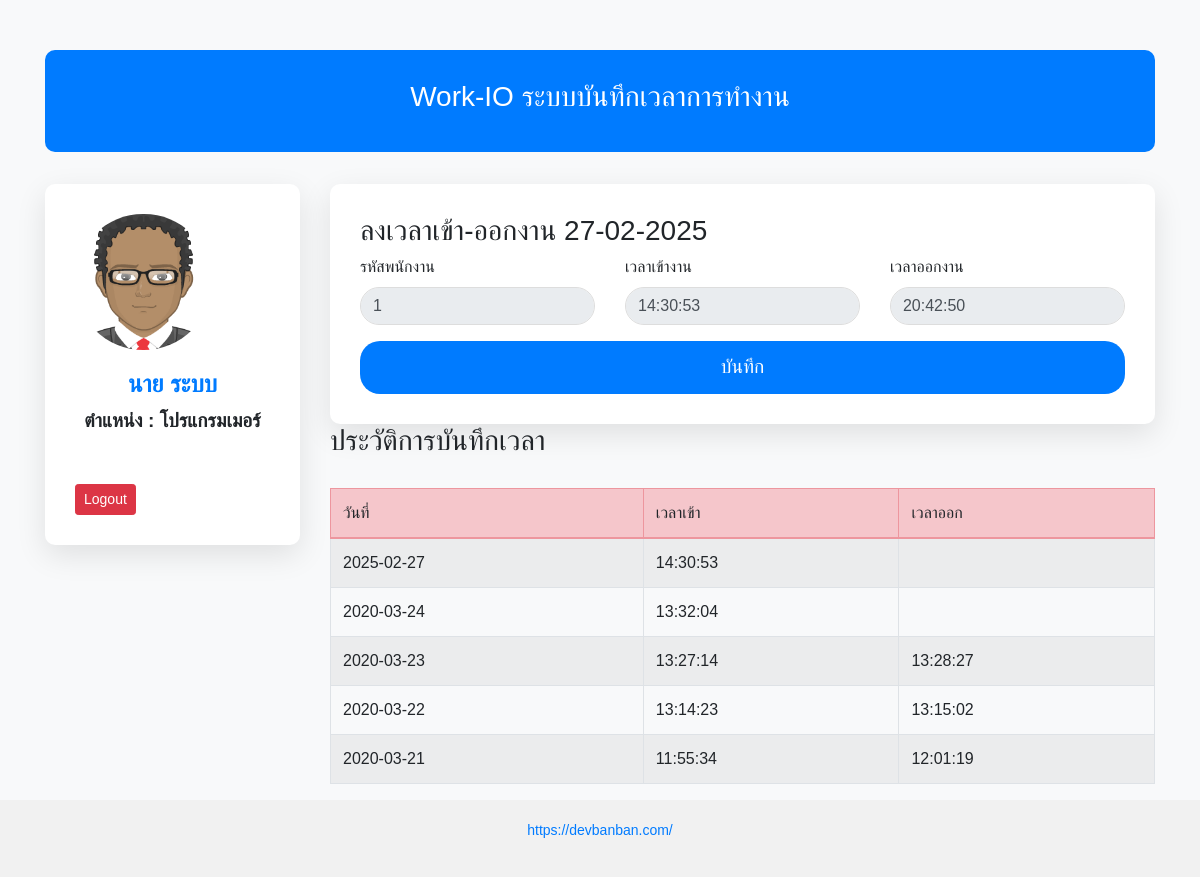
Page /profile.php (signed in) on the committed database.
### tables this page shows
CREATE TABLE `tbl_emp` (
  `m_id` int(11) NOT NULL,
  `m_username` varchar(50) NOT NULL,
  `m_password` varchar(50) NOT NULL,
  `m_firstname` varchar(50) NOT NULL,
  `m_name` varchar(100) NOT NULL,
  `m_lastname` varchar(100) NOT NULL,
  `m_position` varchar(100) NOT NULL,
  `m_img` varchar(100) DEFAULT NULL,
  `m_phone` varchar(20) NOT NULL,
  `m_email` varchar(50) NOT NULL,
  `m_level` varchar(10) NOT NULL,
  `m_datesave` timestamp NOT NULL DEFAULT current_timestamp()
);

CREATE TABLE `tbl_work_io` (
  `id` int(11) NOT NULL,
  `m_id` int(11) NOT NULL COMMENT 'ไอดี พนง.',
  `workdate` date NOT NULL,
  `workin` time NOT NULL,
  `workout` time DEFAULT NULL
);

### profile.php (the view, shortened to what this page needs)
<?php
include('condb.php');
$m_id = $_SESSION['m_id'];
$queryemp = "SELECT * FROM tbl_emp WHERE m_id=$m_id";
$resultm = mysqli_query($condb, $queryemp) or die ("Error in query: $queryemp " . mysqli_error($condb));
$rowm = mysqli_fetch_array($resultm);
$timenow = date('H:i:s');
$datenow = date('Y-m-d');
$queryworkio = "SELECT MAX(workdate) as lastdate, workin, workout FROM tbl_work_io WHERE m_id=$m_id AND workdate='$datenow' ";
$resultio = mysqli_query($condb, $queryworkio) or die ("Error in query: $queryworkio " . mysqli_error($condb));
$rowio = mysqli_fetch_array($resultio);
?>
<!doctype html>
<html lang="en">
  <head>
    <link rel="stylesheet" href="https://stackpath.bootstrapcdn.com/bootstrap/4.4.1/css/bootstrap.min.css">
  </head>
  <body>
    <div class="container">
      <div class="row">
        <div class="col-12">
          <div class="jumbotron">
            <h3>Work-IO ระบบบันทึกเวลาการทำงาน</h3>
          </div>
        </div>
      </div>
      <div class="row">
        <div class="col-md-3 col-sm-12">
          <div class="profile">
            <img src="<?php echo $rowm['m_img'];?>" alt="Profile Picture">
            <h4><?php echo $rowm['m_firstname'].' '.$rowm['m_lastname']; ?></h4>
            <b>ตำแหน่ง : <?php echo $rowm['m_position']; ?></b>
            <br><br>
            <a href="logout.php" class="btn btn-danger btn-sm">Logout</a>
          </div>
        </div>
        <div class="col-md-9 col-sm-12">
          <div class="work-form">
            <h3>ลงเวลาเข้า-ออกงาน <?php echo date('d-m-Y'); ?></h3>
            <form action="save.php" method="post" class="form-horizontal">
              <div class="form-group row">
                <div class="col-sm-4">
                  <label for="m_id">รหัสพนักงาน</label>
                  <input type="text" class="form-control" name="m_id" value="<?php echo $rowm['m_id']; ?>" readonly>
                </div>
                <div class="col-sm-4">
                  <label for="workin">เวลาเข้างาน</label>
                  <?php if(isset($rowio['workin'])){ ?>
                  <input type="text" class="form-control" name="workin" value="<?php echo $rowio['workin'];?>" disabled>
                  <?php } else { ?>
                  <input type="text" class="form-control" name="workin" value="<?php echo date('H:i:s');?>" readonly>
                  <?php } ?>
                </div>
                <div class="col-sm-4">
                  <label for="workout">เวลาออกงาน</label>
                  <?php
                    if($timenow > '17:00:00'){
                      if(isset($rowio['workout'])){ ?>
                        <input type="text" class="form-control" name="workout" value="<?php echo $rowio['workout'];?>" disabled>
                      <?php } else { ?>
                        <input type="text" class="form-control" name="workout" value="<?php echo date('H:i:s');?>" readonly>
                      <?php }
                    } else {
                      echo '<br><font color="red"> หลัง 17.00 น. </font>';
                    }
                  ?>
                </div>
              </div>
              <button type="submit" class="btn btn-primary">บันทึก</button>
            </form>
          </div>
          <h3>ประวัติการบันทึกเวลา</h3>
          <?php
            $querylist = "SELECT * FROM tbl_work_io WHERE m_id = $m_id ORDER BY workdate DESC";
            $resultlist = mysqli_query($condb, $querylist) or die ("Error:" . mysqli_error($condb));
            echo "<table class='table table-bordered table-striped'>
                    <thead>
                      <tr class='table-danger'>
                        <td>วันที่</td>
                        <td>เวลาเข้า</td>
                        <td>เวลาออก</td>
                      </tr>
                    </thead>";
            foreach ($resultlist as $value) {
                echo "<tr>";
                echo "<td>" . $value["workdate"] . "</td>";
                echo "<td>" . $value["workin"] . "</td>";
                echo "<td>" . $value["workout"] . "</td>";
                echo "</tr>";
            }
            echo '</table>';
          ?>
        </div>
      </div>
    </div>
    <div class="footer">
        <a href="https://devbanban.com/" target="_blank">https://devbanban.com/</a>
    </div>
  </body>
</html>

### profile.php (style rules this page uses)
body { background-color: #f8f9fa; font-family: 'Arial', sans-serif; margin: 0; padding: 0; }
.jumbotron { background-color: #007bff; color: white; text-align: center; border-radius: 10px; padding: 30px; }
.container { margin-top: 50px; }
.profile { background-color: #ffffff; padding: 30px; border-radius: 10px; box-shadow: 0px 10px 30px rgba(0, 0, 0, 0.1); }
.profile img { width: 70%; border-radius: 50%; margin-bottom: 20px; }
.profile h4 { color: #007bff; font-weight: bold; text-align: center; }
.profile b { display: block; text-align: center; font-size: 1.2em; }
.work-form { background-color: #ffffff; padding: 30px; border-radius: 10px; box-shadow: 0px 10px 30px rgba(0, 0, 0, 0.1); }
.form-control { border-radius: 20px; border: 1px solid #ddd; }
.btn-primary { background-color: #007bff; border: none; border-radius: 20px; width: 100%; padding: 12px; font-size: 1.2em; transition: background-color 0.3s ease; }
.table { margin-top: 30px; }
.footer { text-align: center; padding: 20px; background-color: #f1f1f1; font-size: 14px; }
.footer a { color: #007bff; text-decoration: none; }

### rows in the picture
tbl_emp: m_img (picture), m_firstname "นาย", m_lastname "ระบบ", m_position "โปรแกรมเมอร์", m_id "1"
tbl_work_io: workdate "2025-02-27", workin "14:30:53"
tbl_work_io: workdate "2020-03-24", workin "13:32:04"
tbl_work_io: workdate "2020-03-23", workin "13:27:14", workout "13:28:27"
tbl_work_io: workdate "2020-03-22", workin "13:14:23", workout "13:15:02"
tbl_work_io: workdate "2020-03-21", workin "11:55:34", workout "12:01:19"
